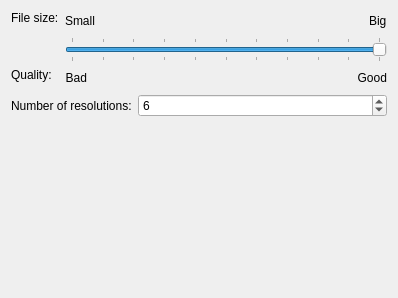
<?xml version="1.0" encoding="UTF-8"?>
<ui version="4.0">
 <class>WdgOptionsJP2</class>
 <widget class="QWidget" name="WdgOptionsJP2">
  <property name="geometry">
   <rect>
    <x>0</x>
    <y>0</y>
    <width>398</width>
    <height>298</height>
   </rect>
  </property>
  <layout class="QVBoxLayout" name="verticalLayout">
   <item>
    <layout class="QFormLayout" name="formLayout">
     <item row="0" column="0">
      <widget class="QLabel" name="textLabel1">
       <property name="text">
        <string>File size:</string>
       </property>
       <property name="alignment">
        <set>Qt::AlignTop</set>
       </property>
       <property name="wordWrap">
        <bool>false</bool>
       </property>
      </widget>
     </item>
     <item row="0" column="1">
      <layout class="QHBoxLayout" name="horizontalLayout">
       <item>
        <widget class="QLabel" name="textLabel3">
         <property name="text">
          <string comment="the file will be much compressed, thus small, but quality will be bad">Small</string>
         </property>
         <property name="wordWrap">
          <bool>false</bool>
         </property>
        </widget>
       </item>
       <item>
        <spacer>
         <property name="orientation">
          <enum>Qt::Horizontal</enum>
         </property>
         <property name="sizeHint" stdset="0">
          <size>
           <width>40</width>
           <height>20</height>
          </size>
         </property>
        </spacer>
       </item>
       <item>
        <widget class="QLabel" name="label_2">
         <property name="text">
          <string comment="the file will be good quality, but big">Big</string>
         </property>
        </widget>
       </item>
      </layout>
     </item>
     <item row="1" column="0">
      <spacer name="horizontalSpacer">
       <property name="orientation">
        <enum>Qt::Horizontal</enum>
       </property>
       <property name="sizeHint" stdset="0">
        <size>
         <width>42</width>
         <height>20</height>
        </size>
       </property>
      </spacer>
     </item>
     <item row="1" column="1">
      <layout class="QHBoxLayout" name="_3">
       <item>
        <widget class="QSlider" name="qualityLevel">
         <property name="toolTip">
          <string>These settings determine how much information is lost during compression</string>
         </property>
         <property name="minimum">
          <number>0</number>
         </property>
         <property name="maximum">
          <number>100</number>
         </property>
         <property name="singleStep">
          <number>1</number>
         </property>
         <property name="pageStep">
          <number>1</number>
         </property>
         <property name="value">
          <number>100</number>
         </property>
         <property name="orientation">
          <enum>Qt::Horizontal</enum>
         </property>
         <property name="tickPosition">
          <enum>QSlider::TicksBothSides</enum>
         </property>
         <property name="tickInterval">
          <number>10</number>
         </property>
        </widget>
       </item>
      </layout>
     </item>
     <item row="2" column="0">
      <widget class="QLabel" name="textLabel1_2">
       <property name="text">
        <string>Quality:</string>
       </property>
       <property name="alignment">
        <set>Qt::AlignTop</set>
       </property>
       <property name="wordWrap">
        <bool>false</bool>
       </property>
      </widget>
     </item>
     <item row="2" column="1">
      <layout class="QHBoxLayout" name="horizontalLayout_2">
       <item>
        <widget class="QLabel" name="textLabel4_2">
         <property name="text">
          <string comment="the file will be much compressed, so the quality will be bad">Bad</string>
         </property>
         <property name="alignment">
          <set>Qt::AlignRight|Qt::AlignTrailing|Qt::AlignVCenter</set>
         </property>
         <property name="wordWrap">
          <bool>false</bool>
         </property>
        </widget>
       </item>
       <item>
        <spacer>
         <property name="orientation">
          <enum>Qt::Horizontal</enum>
         </property>
         <property name="sizeHint" stdset="0">
          <size>
           <width>40</width>
           <height>20</height>
          </size>
         </property>
        </spacer>
       </item>
       <item>
        <widget class="QLabel" name="textLabel4">
         <property name="text">
          <string comment="the quality will be good but the file will not be much compressed">Good</string>
         </property>
         <property name="alignment">
          <set>Qt::AlignRight|Qt::AlignTrailing|Qt::AlignVCenter</set>
         </property>
         <property name="wordWrap">
          <bool>false</bool>
         </property>
        </widget>
       </item>
      </layout>
     </item>
    </layout>
   </item>
   <item>
    <layout class="QFormLayout" name="formLayout_2">
     <item row="0" column="0">
      <widget class="QLabel" name="label">
       <property name="text">
        <string>Number of resolutions:</string>
       </property>
      </widget>
     </item>
     <item row="0" column="1">
      <widget class="QSpinBox" name="numberResolutions">
       <property name="minimum">
        <number>1</number>
       </property>
       <property name="maximum">
        <number>20</number>
       </property>
       <property name="value">
        <number>6</number>
       </property>
      </widget>
     </item>
    </layout>
   </item>
   <item>
    <spacer name="verticalSpacer">
     <property name="orientation">
      <enum>Qt::Vertical</enum>
     </property>
     <property name="sizeHint" stdset="0">
      <size>
       <width>20</width>
       <height>40</height>
      </size>
     </property>
    </spacer>
   </item>
  </layout>
 </widget>
 <resources/>
 <connections/>
</ui>
